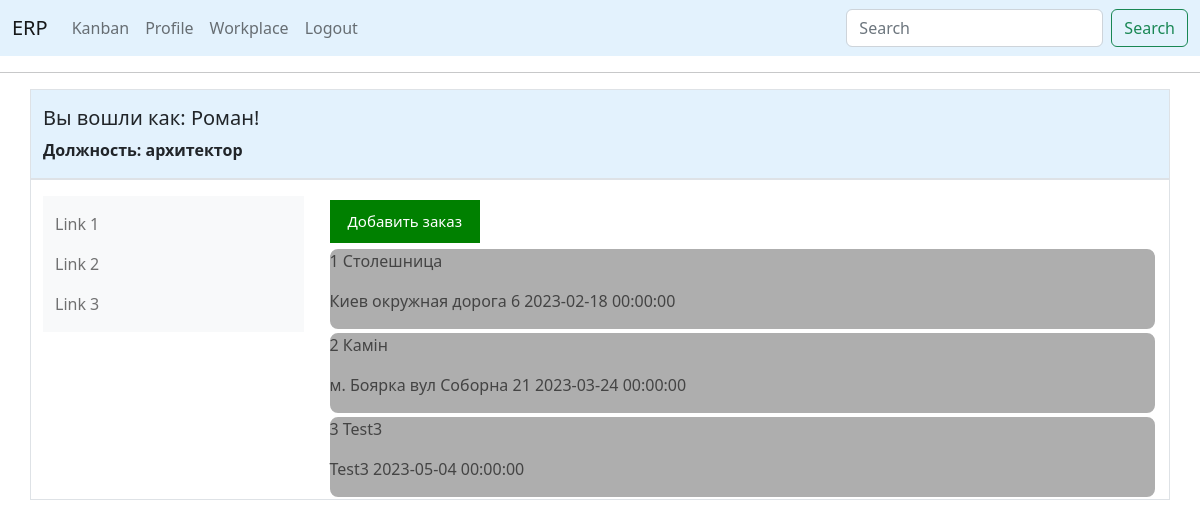
The page /index (signed in) on the database as committed earlier.
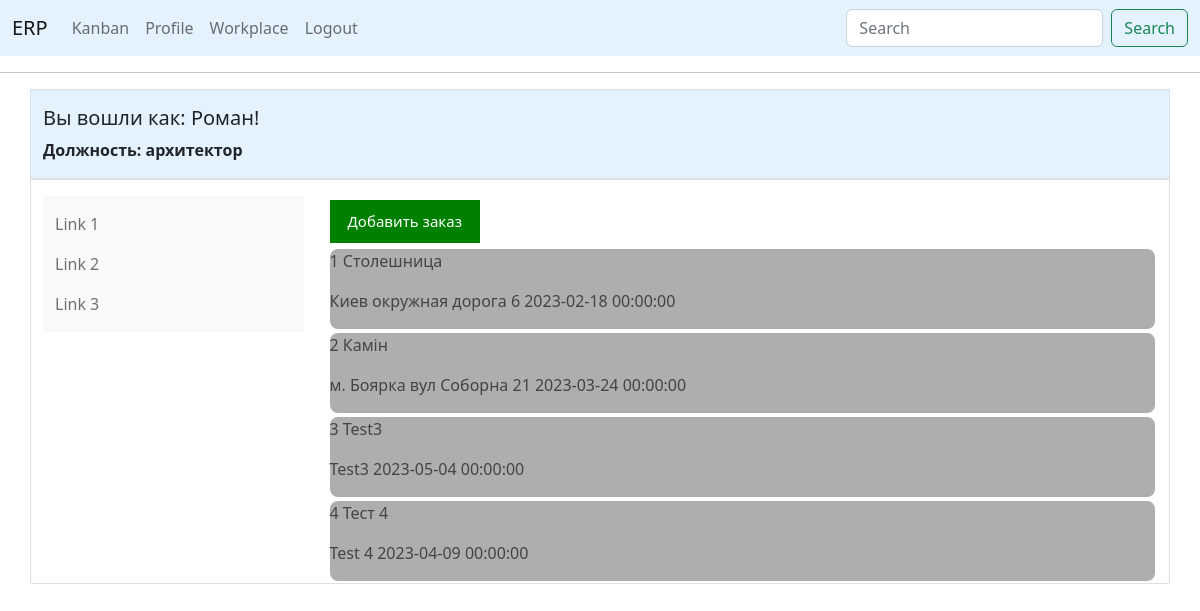
The same page on the database as committed later.
### app/models.py (models this page shows)
class OrderClient(db.Model):
    id = db.Column(db.Integer, primary_key=True)
    title_order = db.Column(db.String(300))
    title_stone = db.Column(db.String(300))
    object_description = db.Column(db.String(2000))
    address = db.Column(db.String(5000))  # address of project
    deadline = db.Column(db.DateTime)  # when do we need to finish the project
    measurements = db.Column(db.Boolean, default=False, nullable=False)  # choice - Fals/True, do we need measures
    project_drawing = db.Column(db.Boolean, default=False,
                                nullable=False)  # choice - Fals/True, do we need project drawing
    control = db.Column(db.Boolean, default=False, nullable=False)
    clients_id = db.Column(db.Integer, db.ForeignKey('clients.id'),
                           nullable=False)  # relationship to table "clients" meny to one
    def __repr__(self):
        return f'Заказ №: {self.id} {self.title_order}, {self.address}, Конечная дата: {self.deadline}, ' \
               f'Замеры: {self.measurements}, Чертежи: {self.project_drawing}, Контроль: {self.control}'

### app/routes.py (the view)
@app.route('/')
@app.route('/index')
@login_required
def index():
    client_order = OrderClient.query.all()
    user_spec = current_user.specialization_id
    if user_spec == 2:
        next_page = request.args.get('next')
        if not next_page or url_parse(next_page).netloc != '':
            next_page = url_for('workplace')
        return redirect(next_page)
    return render_template('index.html', title='Главная', client_order=client_order)

### app/models.py (called while the page is built)
@login.user_loader
def load_user(id):
    return User.query.get(int(id))

### app/templates/index.html (shortened to what this page needs)
{% if current_user.specialization_id is ne(2)%}
{% extends "base_bootstrap.html" %}
{% else %}
{% extends "base.html" %}
{% endif %}
{% block content %}
<form action="{{ url_for('add_order') }}" method="get" target="_blank">
    <button type="submit" class="button"> Добавить заказ </button>
</form>
{% for order in client_order %}
<button class="accordion" id="rcorners2">
    <p> {{ order.id }} {{ order.title_order }} </p>
    <p>{{ order.address }} {{ order.deadline }}</p>
</button>
{% endfor %}
{% endblock %}

Rows that differ between the two databases and show on the page:
added OrderClient: id "4", title_order "Тест 4", address "Test 4", deadline "2023-04-09 00:00:00"
